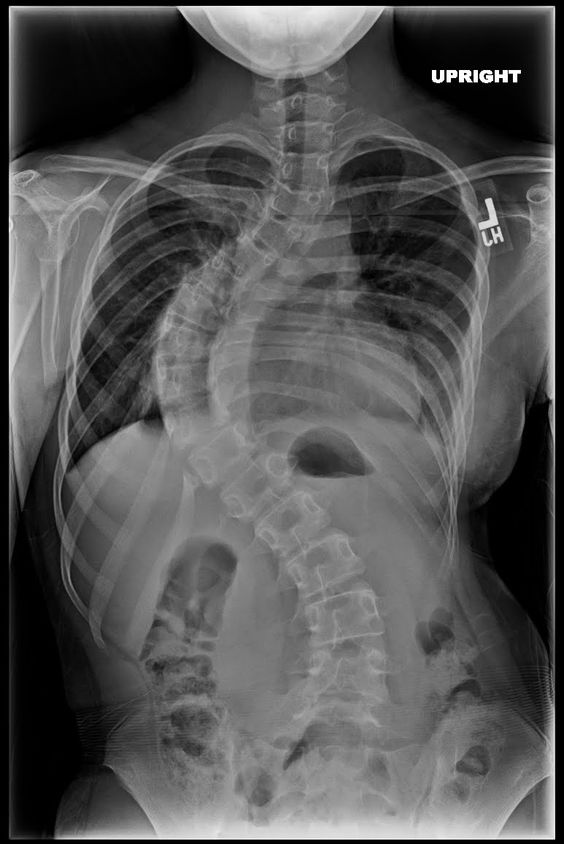
#> input picture ex1.jpg, 564 x 844 px
$ python ero_pre.py
#> lines starting #> are read from the running program, lines starting #| are printed output that depends on the picture; after the words box and inside, x2 and y2 are one past the last pixel; in counts of white or black regions, pixels touching at a corner belong together
# FILE OF EROSION, THRESHOLD (150,200) AND PREWITT (PREWITTX+PREWITTY)
import cv2
import numpy as np
from matplotlib import pyplot as plt
img = cv2.imread('ex1.jpg')
#> img is the input picture: shape (844, 564, 3); min 0, max 255, mean 84.7

kernel = np.ones((5, 5), np.uint8)
gray = cv2.cvtColor(img, cv2.COLOR_BGR2GRAY)
erosion = cv2.erode(gray, kernel, iterations=2)
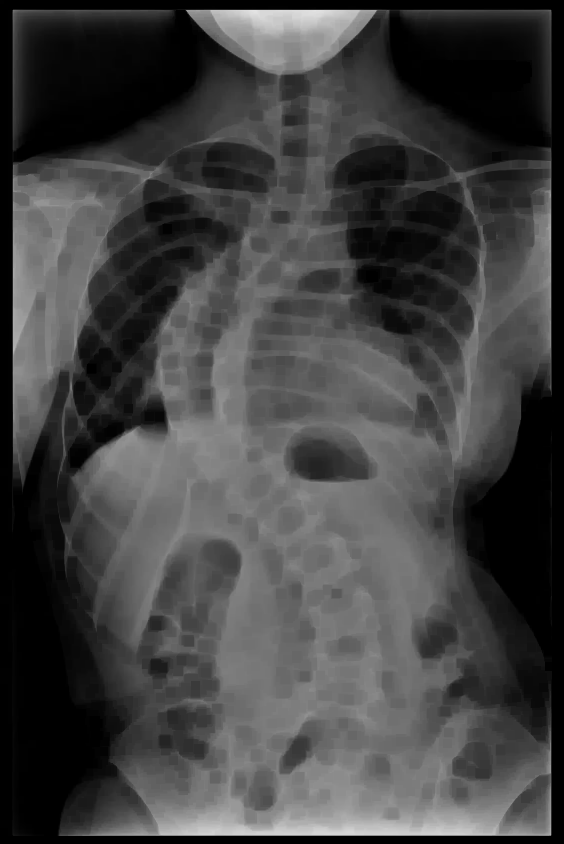
#> erosion: shape (844, 564); min 0, max 229, mean 66.2

thresh = cv2.threshold(gray, 150, 200, cv2.THRESH_BINARY)[1]
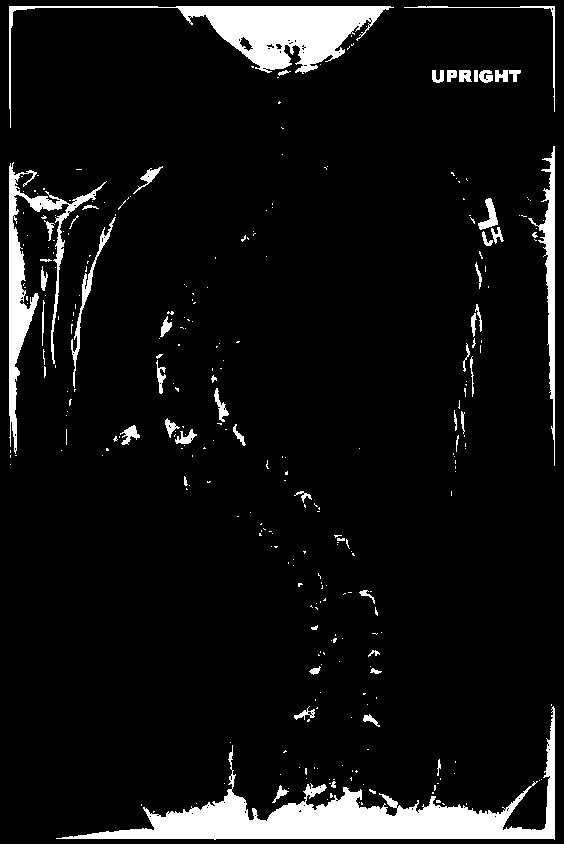
#> thresh: shape (844, 564); values 0 (black) and 200 (white), 7.4% white; 308 white regions (253 under 20 px), largest, box (x1, y1, x2, y2) and area: (56, 706, 555, 840) 14096, (9, 6, 394, 128) 8509, (9, 162, 107, 454) 4403
img_gaussian = cv2.GaussianBlur(thresh, (3, 3), 0)
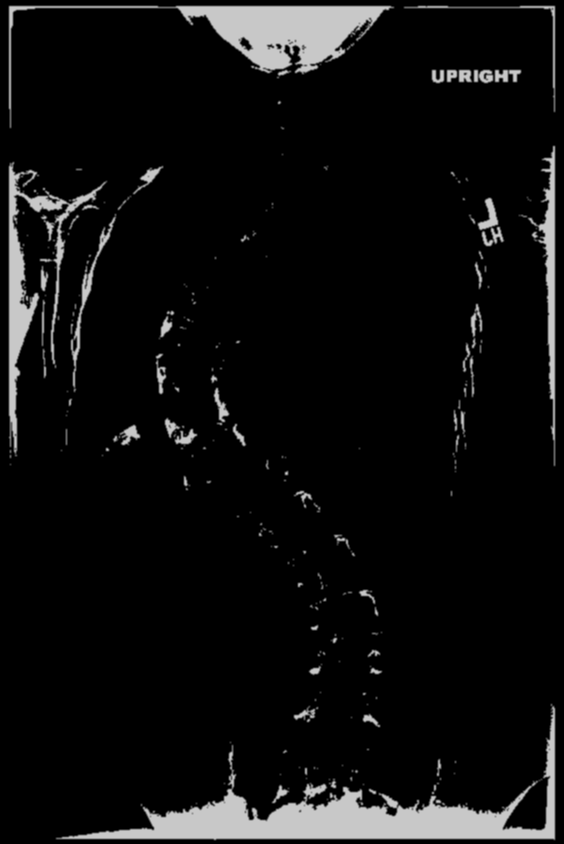
#> img_gaussian: shape (844, 564); min 0, max 200, mean 14.7
kernelx = np.array([[1, 1, 1], [0, 0, 0], [-1, -1, -1]])
kernely = np.array([[-1, 0, 1], [-1, 0, 1], [-1, 0, 1]])
img_prewittx = cv2.filter2D(img_gaussian, -1, kernelx)
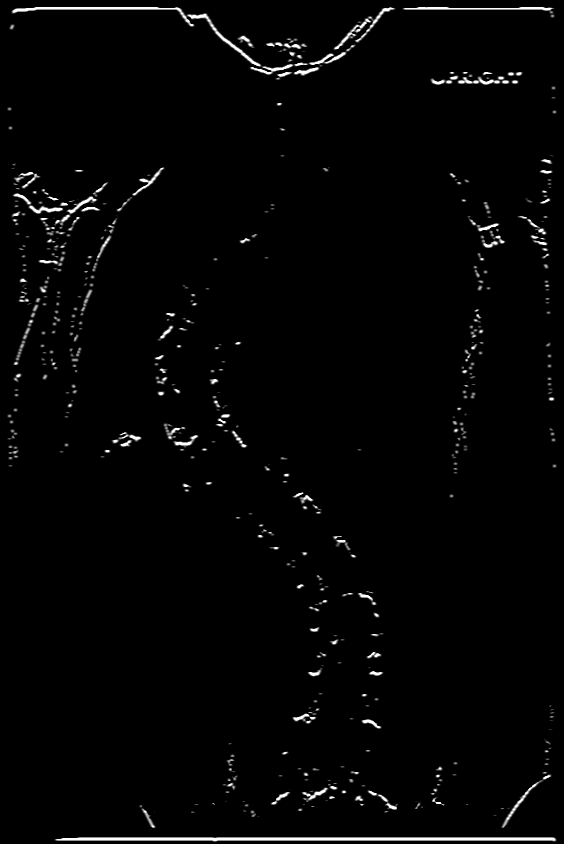
#> img_prewittx: shape (844, 564); min 0, max 255, mean 4.6
img_prewitty = cv2.filter2D(img_gaussian, -1, kernely)
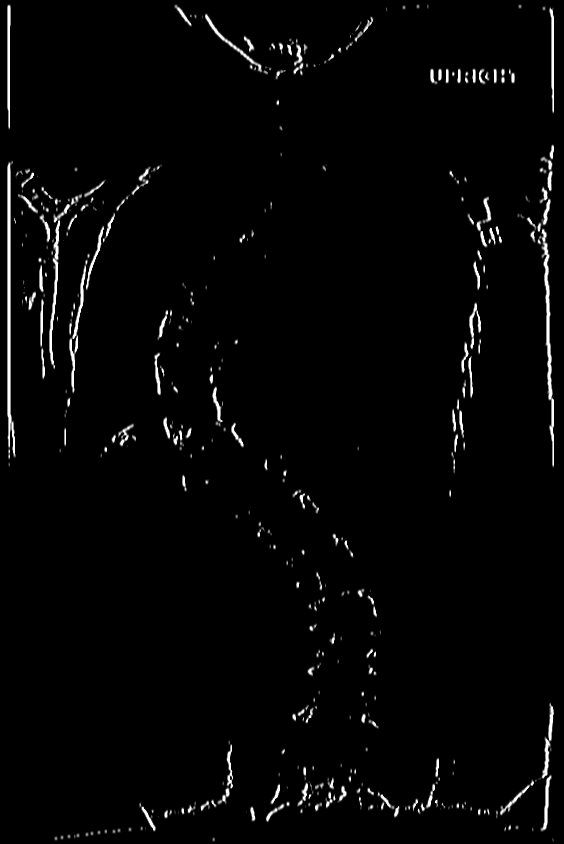
#> img_prewitty: shape (844, 564); min 0, max 255, mean 5.5

#cv2.imshow("Prewitt", transformacion)
#cv2.imwrite('ero_prex5.png', img_prewittx + img_prewitty)
cv2.imshow("ero_pre", img_prewittx + img_prewitty)
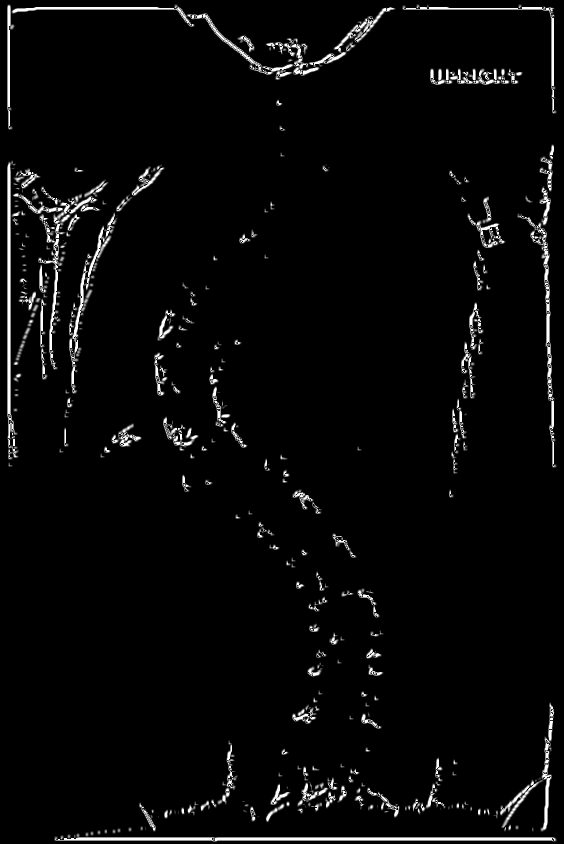
#> window 'ero_pre': shape (844, 564); min 0, max 255, mean 8.3


cv2.waitKey(0)
cv2.destroyAllWindows()

$ run again, with ex0.jpg copied over ex1.jpg
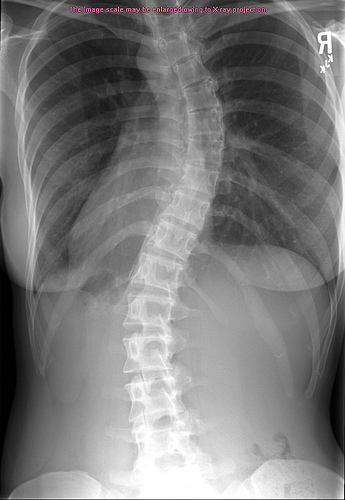
#> input picture ex0.jpg, 345 x 500 px
#> img is the input picture: shape (500, 345, 3); mean B, G, R 123.3, 123.2, 123.5
#> `thresh = cv2.threshold(gray, 150, 200, cv2.THRESH_BINARY)[1]`:
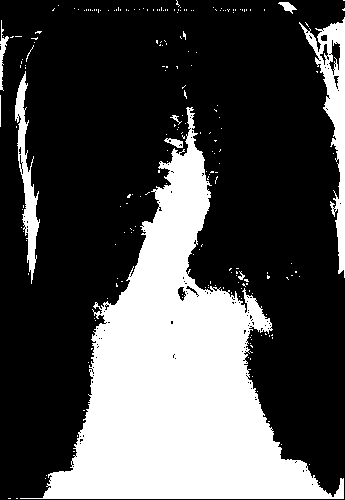
#> thresh: shape (500, 345); values 0 (black) and 200 (white), 30.2% white; 216 white regions (206 under 20 px), largest, box (x1, y1, x2, y2) and area: (20, 107, 344, 499) 45980, (299, 17, 345, 278) 3294, (15, 71, 40, 284) 1761
#> `cv2.imshow("ero_pre", img_prewittx + img_prewitty)`:
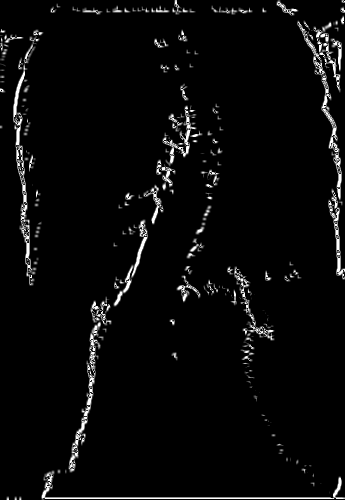
#> window 'ero_pre': shape (500, 345); min 0, max 255, mean 9.3

$ run again, with ex11.jpg copied over ex1.jpg
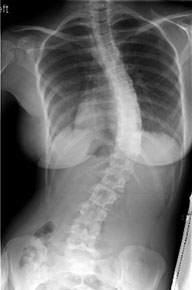
#> input picture ex11.jpg, 192 x 290 px
#> img is the input picture: shape (290, 192, 3); min 0, max 255, mean 111.7
#> `thresh = cv2.threshold(gray, 150, 200, cv2.THRESH_BINARY)[1]`:
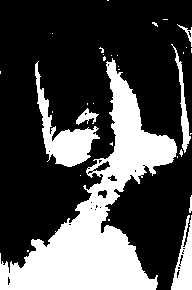
#> thresh: shape (290, 192); values 0 (black) and 200 (white), 29.8% white; 32 white regions (25 under 20 px), largest, box (x1, y1, x2, y2) and area: (0, 58, 177, 290) 12920, (35, 61, 100, 167) 1943, (171, 215, 192, 290) 850
#> `cv2.imshow("ero_pre", img_prewittx + img_prewitty)`:
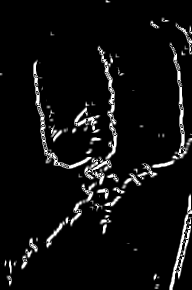
#> window 'ero_pre': shape (290, 192); min 0, max 255, mean 15

$ run again, with ex3.jpg copied over ex1.jpg
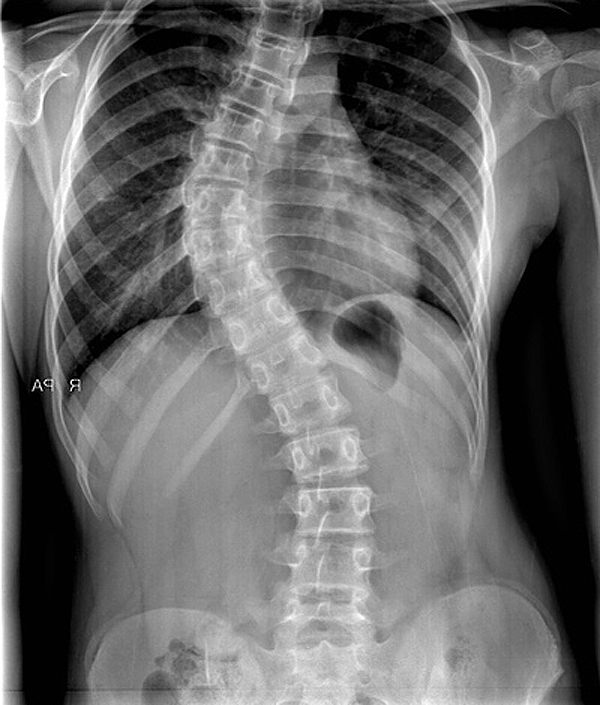
#> input picture ex3.jpg, 600 x 705 px
#> img is the input picture: shape (705, 600, 3); min 0, max 255, mean 108.2
#> `thresh = cv2.threshold(gray, 150, 200, cv2.THRESH_BINARY)[1]`:
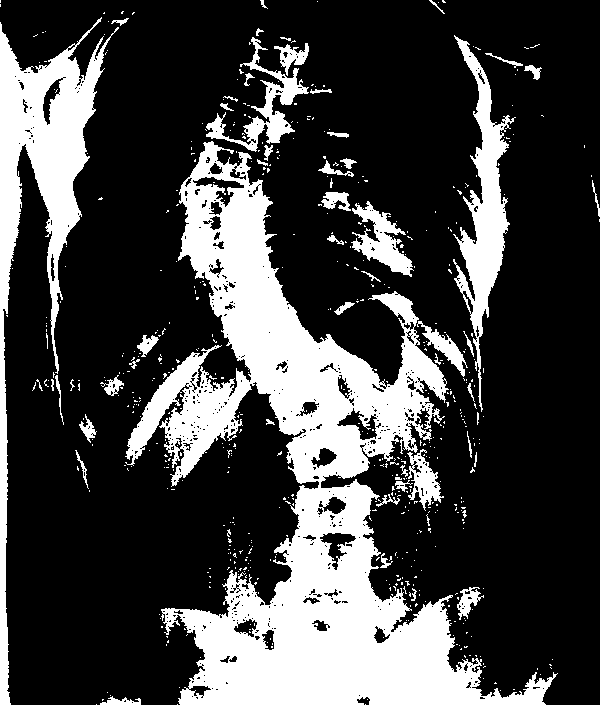
#> thresh: shape (705, 600); values 0 (black) and 200 (white), 26.3% white; 576 white regions (523 under 20 px), largest, box (x1, y1, x2, y2) and area: (125, 141, 558, 705) 74619, (0, 17, 119, 705) 17514, (453, 35, 516, 412) 6981
#> `cv2.imshow("ero_pre", img_prewittx + img_prewitty)`:
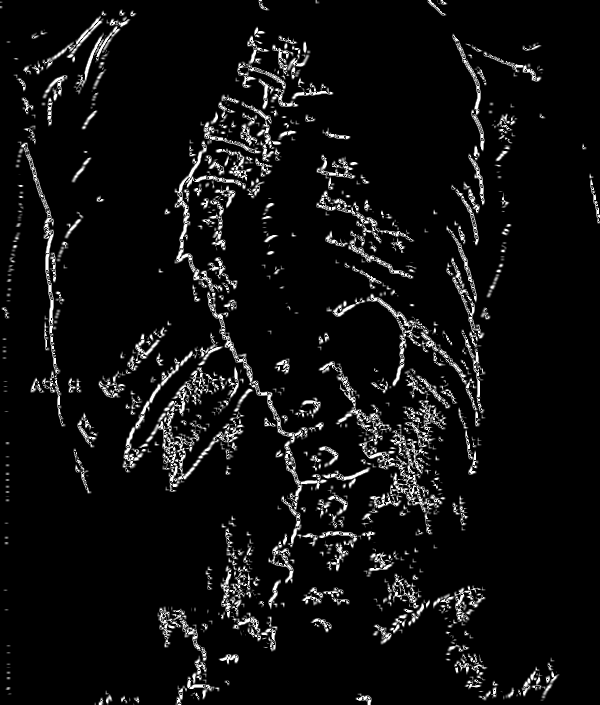
#> window 'ero_pre': shape (705, 600); min 0, max 255, mean 15.6
